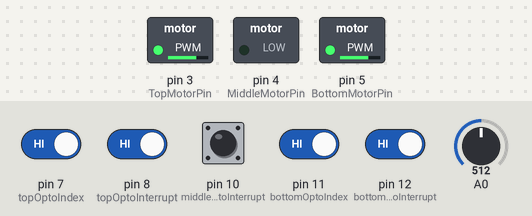
Simulated run of this sketch. Board: Arduino Uno, built with avr-gcc and run on an emulated ATmega328P. Shown: switched loads named in the sketch (green lamp = pin HIGH). The test bench sets the inputs (shaded band); at power-on: pin 7 (topOptoIndex), pin 8 (topOptoInterrupt), pin 10 (middleOptoInterrupt), pin 11 (bottomOptoIndex), pin 12 (bottomOptoInterrupt) HIGH, A0 = 512. Random numbers use the default seed unless the sketch sets one.

Above: at 0.8 s.
0.9 s: pin 7 (topOptoIndex) driven LOW and pin 8 (topOptoInterrupt) driven LOW
At 2.1 s:
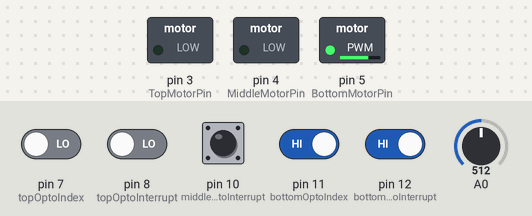
2.4 s: pin 11 (bottomOptoIndex) driven LOW and pin 12 (bottomOptoInterrupt) driven LOW
At 3.8 s:
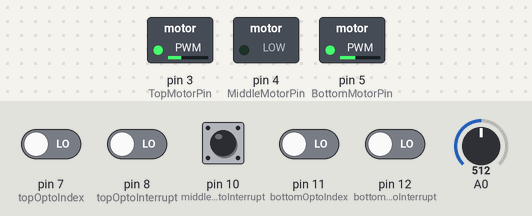
Timing chart, 0 to 5.4 s (numbered marks = the images above; inputs shaded):
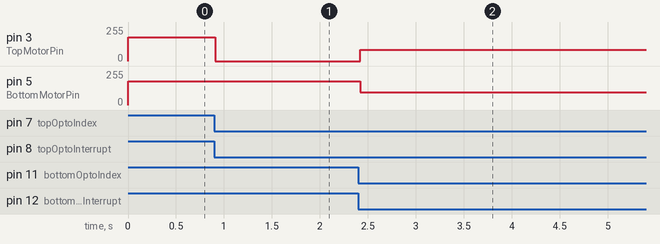

The sketch:

ShinolaCounter.ino
```cpp
#define MAX_SPEED 180
#define MAX_OPTO_COUNT 12

int max_top_speed = 180;
int min_top_speed = 100;
int top_speed = 150;

int bottomSpeed = 160;

int middleSpeed = 180;

float speedScale = .6;
boolean fullSpeed = true;

// PINS
int BottomMotorPin = 5;
int MiddleMotorPin = 4;
int TopMotorPin = 3;

int bottomOptoInterrupt = 12;
int bottomOptoIndex = 11;

int middleOptoInterrupt = 10;

int topOptoInterrupt = 8;
int topOptoIndex = 7;

// ControlValues
int destinationTopBottom = 3;
int destinationMiddle = 3;

int curTopPos = 0;
int curBottomPos = 0;
int curMiddlePos = 0;

int lastTopIndexValue = 0;
int lastBottomIndexValue = 0;

int lastTopOptoValue = 0;
int lastBottomOptoValue = 0;
int lastMiddleOptoValue = 0;

int curTopSpeed = 0;
int curBottomSpeed = 0;
int curMiddleSpeed = 0;

void setMotorSpeed(int pin, int speed)
{
  if(speed > MAX_SPEED)
  {
    speed = MAX_SPEED;
  }

  if(fullSpeed){
    analogWrite(pin, speed);
  }
  else{
    analogWrite(pin, speed * speedScale);
  }
}

void setTopMotorSpeed(int speed)
{
  setMotorSpeed(TopMotorPin, speed);
}

void setMiddleMotorSpeed(int speed)
{
  setMotorSpeed(MiddleMotorPin, speed);
}

void setBottomMotorSpeed(int speed)
{
  setMotorSpeed(BottomMotorPin, speed);
}

void stopAllMotors()
{
  setTopMotorSpeed(0);
  setMiddleMotorSpeed(0);
  setBottomMotorSpeed(0);
}

void stopTopMotor()
{
  setTopMotorSpeed(0);
}

void stopBottomMotor()
{
  setBottomMotorSpeed(0);
}

void stopMiddleMotor()
{
  setMiddleMotorSpeed(0);
}

int readBottomOpto()
{
  return digitalRead(bottomOptoInterrupt);
}

int readBottomOptoIndex()
{
  return digitalRead(bottomOptoIndex);
}

int readMiddleOpto()
{
  return digitalRead(middleOptoInterrupt);
}

int readTopOpto()
{
  return digitalRead(topOptoInterrupt);
}

int readTopOptoIndex()
{
  return digitalRead(topOptoIndex);
}

int incrementOptoPosition(int curPosition)
{
  curPosition++;
  if(curPosition > MAX_OPTO_COUNT)
  {
    curPosition = 1;
  }

  return curPosition;
}

int topIndexCounts = 0;
int botIndexCounts = 0;
int midIndexCounts = 0;
int indexCountThreshold = 500;
void SetOptoIndex()
{
  int curBottomOptoIndex = readBottomOptoIndex();
  if(curBottomOptoIndex == 0)
  {
    botIndexCounts++;
  }
  else
  {
    botIndexCounts = 0;
  }

  if(botIndexCounts == indexCountThreshold)
  {
    if(curBottomPos != 1 && curBottomPos != 12)
    {
      Serial.print("Potential miscount on bottom. Hit index, but at "); Serial.println(curBottomPos);
    }
    curBottomPos = 1;
  }

  int curTopOptoIndex = readTopOptoIndex();
  if(curTopOptoIndex == 0)
  {
    topIndexCounts++;
  }
  else
  {
    topIndexCounts = 0;
  }

  if(topIndexCounts == indexCountThreshold)
  {
    if(curTopPos != 1 && curTopPos != 12)
    {
      Serial.print("Potential miscount on top. Hit index, but at "); Serial.println(curTopPos);
    }
    curTopPos = 1;
  }
}

int topCounts = 0;
int botCounts = 0;
int midCounts = 0;
int countThreshold = 20;
void CheckOptos()
{
  int curTopOpto = readTopOpto();
  if(curTopOpto == 0 && lastTopOptoValue == 0)
  {
    topCounts++;
  }

  if(curTopOpto == 1)
  {
    topCounts = 0;
  }

  lastTopOptoValue = curTopOpto;

  if(topCounts == countThreshold)
  {
    curTopPos = incrementOptoPosition(curTopPos);
  }


  int curMiddleOpto = readMiddleOpto();
  if(lastMiddleOptoValue == 0 && curMiddleOpto == 0)
  {
    midCounts++;
  }

  if(curMiddleOpto == 1)
  {
    midCounts = 0;
  }

  lastMiddleOptoValue = curMiddleOpto;

  if(midCounts == countThreshold)
  {
    curMiddlePos = incrementOptoPosition(curMiddlePos);
  }


  int curBottomOpto = readBottomOpto();
  if(lastBottomOptoValue == 0 && curBottomOpto == 0)
  {
    botCounts++;
  }

  if(curBottomOpto == 1)
  {
    botCounts = 0;
  }

  lastBottomOptoValue = curBottomOpto;

  if(botCounts == countThreshold)
  {
    curBottomPos = incrementOptoPosition(curBottomPos);
  }

  SetOptoIndex();
}

int CalculateDeceleratePosition(int destination)
{
  int decelerate = destination - 1;

  if(decelerate < 0)
  {
    decelerate == MAX_OPTO_COUNT;
  }
}

void StopOrDecelerate()
{
  if(curTopPos == destinationTopBottom)
  {
    stopTopMotor();
  }
  else
  {
    setTopMotorSpeed(top_speed);
  }

  if(curBottomPos == destinationTopBottom)
  {
    stopBottomMotor();
  }
  else
  {
    setBottomMotorSpeed(bottomSpeed);
  }

  if(curMiddlePos == destinationMiddle)
  {
    stopMiddleMotor();
  }
  else
  {
    setMiddleMotorSpeed(middleSpeed);
  }
}

void ChooseNextPositionRelative(int maxDiff)
{
  int newVal = random(1, maxDiff);

  for(int i = 0; i < newVal; i++)
  {
    destinationTopBottom = incrementOptoPosition(destinationTopBottom);
  }

  newVal = random(1, maxDiff);

  for(int i = 0; i < newVal; i++)
  {
    destinationMiddle = incrementOptoPosition(destinationMiddle);
  }
}

void MoveToNextGroup()
{
  if(curTopPos == destinationTopBottom && curBottomPos == destinationTopBottom && curMiddlePos == destinationMiddle)
  {
    StopOrDecelerate();
    unsigned long delayTime = random(180000, 300000);
//    delay(delayTime);
    delay(5000);
    ChooseNextPositionRelative(5);
    setMiddleMotorSpeed(middleSpeed);
    setTopMotorSpeed(top_speed);
    setBottomMotorSpeed(bottomSpeed);
  }
}

void setTopSpeed()
{
  int analogVal = analogRead(A0);

  top_speed = map(analogVal, 1024, 0, min_top_speed, max_top_speed);
}

void setupOptos()
{
  pinMode(bottomOptoInterrupt, INPUT_PULLUP);
  pinMode(bottomOptoIndex, INPUT_PULLUP);

  pinMode(middleOptoInterrupt, INPUT_PULLUP);

  pinMode(topOptoInterrupt, INPUT_PULLUP);
  pinMode(topOptoIndex, INPUT_PULLUP);
}

unsigned long lastMillis = 0;
void printOptoStates()
{
  if(millis() - lastMillis > 200)
  {
    lastMillis = millis();
    Serial.print("Bottom Index: "); Serial.print(readBottomOptoIndex()); Serial.print(" Bottom Opto: "); Serial.print(readBottomOpto());
    Serial.print(" Top Index: "); Serial.print(readTopOptoIndex()); Serial.print(" Top Opto: "); Serial.print(readTopOpto());
    Serial.print(" Middle Opto: "); Serial.println(readMiddleOpto());
  }
}

void Initialize()
{
  Serial.println("Run Motors");
  fullSpeed = true;
  setMiddleMotorSpeed(0);
  setTopMotorSpeed(255);
  setBottomMotorSpeed(255);
  fullSpeed = false;


  int bottomDone = 0;
  int topDone = 0;
  int middleDone = 1;

  int bottomAcc = 0;
  int middleAcc = 0;
  int topAcc = 0;

  int threshold = 500;

  do
  {
    printOptoStates();

    if(readBottomOptoIndex() == 0 && readBottomOpto() == 0)
    {
      bottomAcc++;
    }
    else
    {
      bottomAcc = 0;
    }

    if(readTopOptoIndex() == 0 && readTopOpto() == 0)
    {
      topAcc++;
    }
    else
    {
      topAcc = 0;
    }

    if(bottomAcc > threshold)
    {
      stopBottomMotor();
      bottomDone = 1;
    }
    if(topAcc > threshold)
    {
      stopTopMotor();
      topDone = 1;
    }

  }while(bottomDone == 0 || middleDone == 0 || topDone == 0);

  curBottomPos = 1;
  curMiddlePos = 1;
  curTopPos = 1;

}

void setup() {
  Serial.println("Start");
  setupOptos();
  Initialize();
}

unsigned long prevTime = 0;
unsigned long curTime = 0;

void loop() {
  curTime = millis();
  if(curTime - prevTime > 100){
    Serial.print("BotPos");
    Serial.print(curBottomPos);
    Serial.print(":");
    Serial.print(destinationTopBottom);
    Serial.print("\t");
    Serial.print("MidPos");
    Serial.print(curMiddlePos);
    Serial.print(":");
    Serial.print(destinationMiddle);
    Serial.print("\t");
    Serial.print("TopPos");
    Serial.print(curTopPos);
    Serial.print(":");
    Serial.println(destinationTopBottom);
    prevTime = curTime;
  }

  MoveToNextGroup();
  CheckOptos();
  StopOrDecelerate();
  setTopSpeed();
}
```

Measured:
- after the input at 0.9 s, pin 3 (TopMotorPin): 180/255 → 0/255 at once
- after the input at 2.4 s, pin 3 (TopMotorPin): 0/255 → 84/255 at once; pin 5 (BottomMotorPin): 180/255 → 96/255 at once
